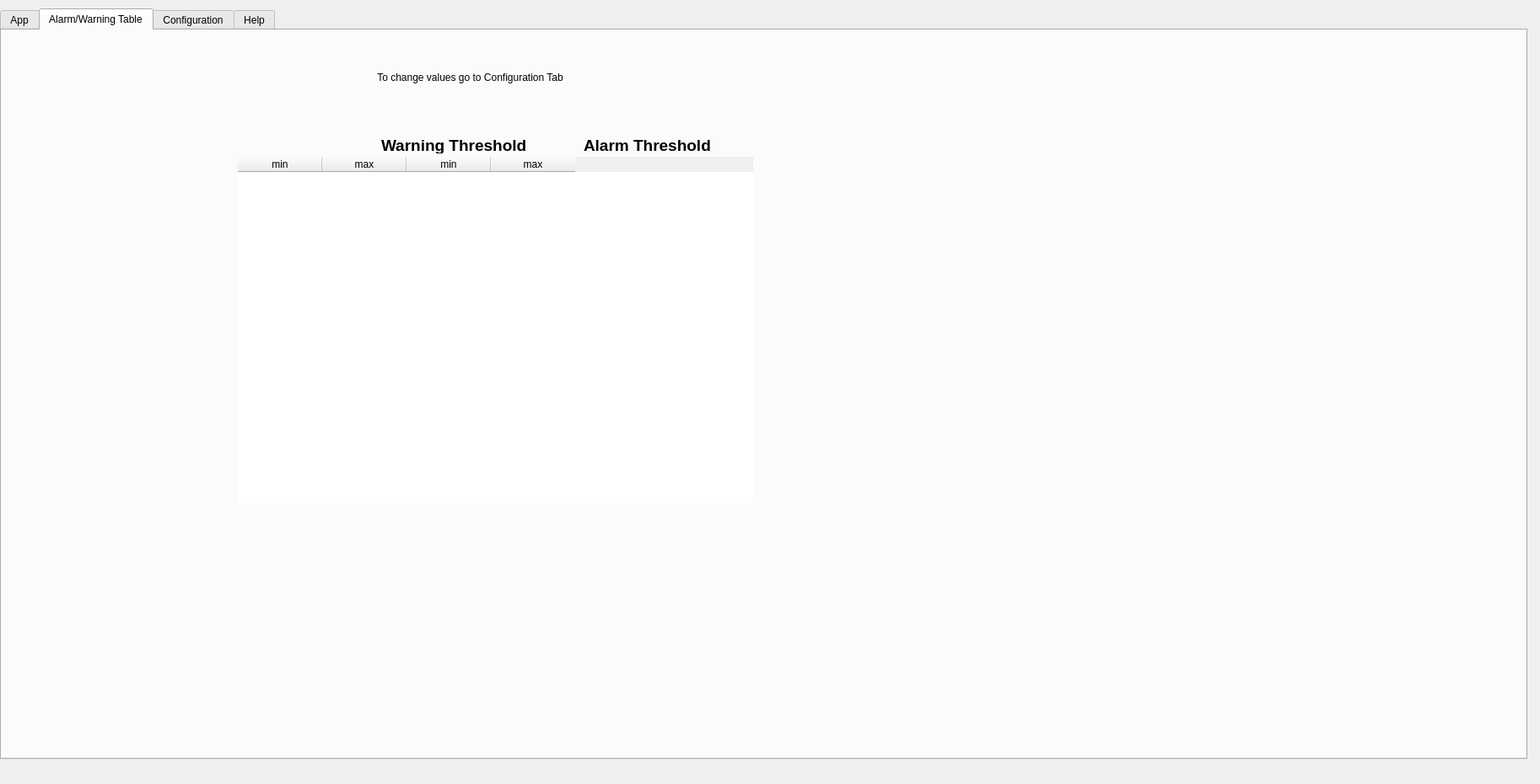
<?xml version="1.0" encoding="UTF-8"?>
<ui version="4.0">
 <class>Form</class>
 <widget class="QWidget" name="Form">
  <property name="geometry">
   <rect>
    <x>0</x>
    <y>0</y>
    <width>1826</width>
    <height>930</height>
   </rect>
  </property>
  <property name="windowTitle">
   <string>Form</string>
  </property>
  <widget class="QTabWidget" name="monitor_tab">
   <property name="enabled">
    <bool>true</bool>
   </property>
   <property name="geometry">
    <rect>
     <x>0</x>
     <y>10</y>
     <width>1811</width>
     <height>891</height>
    </rect>
   </property>
   <property name="currentIndex">
    <number>1</number>
   </property>
   <widget class="QWidget" name="qtab_app">
    <attribute name="title">
     <string>App</string>
    </attribute>
    <widget class="QFrame" name="frame_subrack">
     <property name="geometry">
      <rect>
       <x>10</x>
       <y>209</y>
       <width>201</width>
       <height>651</height>
      </rect>
     </property>
     <property name="frameShape">
      <enum>QFrame::StyledPanel</enum>
     </property>
     <property name="frameShadow">
      <enum>QFrame::Raised</enum>
     </property>
     <widget class="QPushButton" name="qbutton_clear_led">
      <property name="geometry">
       <rect>
        <x>50</x>
        <y>620</y>
        <width>90</width>
        <height>28</height>
       </rect>
      </property>
      <property name="text">
       <string>CLEAR Table</string>
      </property>
     </widget>
    </widget>
    <widget class="QFrame" name="frame_tpm">
     <property name="geometry">
      <rect>
       <x>210</x>
       <y>209</y>
       <width>1591</width>
       <height>641</height>
      </rect>
     </property>
     <property name="frameShape">
      <enum>QFrame::StyledPanel</enum>
     </property>
     <property name="frameShadow">
      <enum>QFrame::Raised</enum>
     </property>
     <widget class="QTableWidget" name="qtable_subrack">
      <property name="geometry">
       <rect>
        <x>0</x>
        <y>30</y>
        <width>531</width>
        <height>581</height>
       </rect>
      </property>
      <property name="lineWidth">
       <number>1</number>
      </property>
      <property name="midLineWidth">
       <number>0</number>
      </property>
      <property name="rowCount">
       <number>8</number>
      </property>
      <property name="columnCount">
       <number>4</number>
      </property>
      <attribute name="horizontalHeaderMinimumSectionSize">
       <number>54</number>
      </attribute>
      <attribute name="horizontalHeaderDefaultSectionSize">
       <number>130</number>
      </attribute>
      <attribute name="verticalHeaderVisible">
       <bool>false</bool>
      </attribute>
      <attribute name="verticalHeaderMinimumSectionSize">
       <number>24</number>
      </attribute>
      <attribute name="verticalHeaderDefaultSectionSize">
       <number>67</number>
      </attribute>
      <attribute name="verticalHeaderHighlightSections">
       <bool>false</bool>
      </attribute>
      <attribute name="verticalHeaderShowSortIndicator" stdset="0">
       <bool>false</bool>
      </attribute>
      <attribute name="verticalHeaderStretchLastSection">
       <bool>false</bool>
      </attribute>
      <row/>
      <row/>
      <row/>
      <row/>
      <row/>
      <row/>
      <row/>
      <row/>
      <column>
       <property name="text">
        <string>Tpm Voltage</string>
       </property>
      </column>
      <column>
       <property name="text">
        <string>Tpm Current</string>
       </property>
      </column>
      <column>
       <property name="text">
        <string>Tpm Temperature</string>
       </property>
      </column>
      <column>
       <property name="text">
        <string>Tpm PS fault</string>
       </property>
      </column>
     </widget>
     <widget class="QTableWidget" name="qtable_tile">
      <property name="geometry">
       <rect>
        <x>530</x>
        <y>30</y>
        <width>401</width>
        <height>571</height>
       </rect>
      </property>
      <property name="lineWidth">
       <number>1</number>
      </property>
      <property name="midLineWidth">
       <number>0</number>
      </property>
      <property name="rowCount">
       <number>8</number>
      </property>
      <property name="columnCount">
       <number>2</number>
      </property>
      <attribute name="horizontalHeaderMinimumSectionSize">
       <number>54</number>
      </attribute>
      <attribute name="horizontalHeaderDefaultSectionSize">
       <number>130</number>
      </attribute>
      <attribute name="verticalHeaderVisible">
       <bool>false</bool>
      </attribute>
      <attribute name="verticalHeaderMinimumSectionSize">
       <number>24</number>
      </attribute>
      <attribute name="verticalHeaderDefaultSectionSize">
       <number>67</number>
      </attribute>
      <attribute name="verticalHeaderHighlightSections">
       <bool>false</bool>
      </attribute>
      <attribute name="verticalHeaderShowSortIndicator" stdset="0">
       <bool>false</bool>
      </attribute>
      <attribute name="verticalHeaderStretchLastSection">
       <bool>false</bool>
      </attribute>
      <row/>
      <row/>
      <row/>
      <row/>
      <row/>
      <row/>
      <row/>
      <row/>
      <column>
       <property name="text">
        <string>FPGA0 Temp</string>
       </property>
      </column>
      <column>
       <property name="text">
        <string>FPGA1 Temp</string>
       </property>
      </column>
     </widget>
    </widget>
    <widget class="QLabel" name="label">
     <property name="geometry">
      <rect>
       <x>350</x>
       <y>202</y>
       <width>101</width>
       <height>21</height>
      </rect>
     </property>
     <property name="maximumSize">
      <size>
       <width>16777215</width>
       <height>16777215</height>
      </size>
     </property>
     <property name="layoutDirection">
      <enum>Qt::LeftToRight</enum>
     </property>
     <property name="styleSheet">
      <string notr="true">background-color: rgb(238, 238, 236);</string>
     </property>
     <property name="text">
      <string>FROM SUBRACK</string>
     </property>
     <property name="alignment">
      <set>Qt::AlignCenter</set>
     </property>
    </widget>
    <widget class="QLabel" name="label_2">
     <property name="geometry">
      <rect>
       <x>880</x>
       <y>200</y>
       <width>101</width>
       <height>21</height>
      </rect>
     </property>
     <property name="maximumSize">
      <size>
       <width>16777215</width>
       <height>16777215</height>
      </size>
     </property>
     <property name="layoutDirection">
      <enum>Qt::LeftToRight</enum>
     </property>
     <property name="styleSheet">
      <string notr="true">background-color: rgb(238, 238, 236);</string>
     </property>
     <property name="text">
      <string>FROM TILE</string>
     </property>
     <property name="alignment">
      <set>Qt::AlignCenter</set>
     </property>
    </widget>
    <widget class="QFrame" name="sub_frame">
     <property name="geometry">
      <rect>
       <x>210</x>
       <y>0</y>
       <width>911</width>
       <height>201</height>
      </rect>
     </property>
     <property name="frameShape">
      <enum>QFrame::StyledPanel</enum>
     </property>
     <property name="frameShadow">
      <enum>QFrame::Raised</enum>
     </property>
     <widget class="QLabel" name="label_ps_power">
      <property name="geometry">
       <rect>
        <x>20</x>
        <y>160</y>
        <width>81</width>
        <height>21</height>
       </rect>
      </property>
      <property name="maximumSize">
       <size>
        <width>16777215</width>
        <height>16777215</height>
       </size>
      </property>
      <property name="layoutDirection">
       <enum>Qt::LeftToRight</enum>
      </property>
      <property name="styleSheet">
       <string notr="true">background-color: rgb(238, 238, 236);</string>
      </property>
      <property name="text">
       <string>PS power</string>
      </property>
      <property name="alignment">
       <set>Qt::AlignLeading|Qt::AlignLeft|Qt::AlignVCenter</set>
      </property>
     </widget>
     <widget class="QLabel" name="label_mng">
      <property name="geometry">
       <rect>
        <x>20</x>
        <y>63</y>
        <width>81</width>
        <height>21</height>
       </rect>
      </property>
      <property name="maximumSize">
       <size>
        <width>16777215</width>
        <height>16777215</height>
       </size>
      </property>
      <property name="layoutDirection">
       <enum>Qt::LeftToRight</enum>
      </property>
      <property name="styleSheet">
       <string notr="true">background-color: rgb(238, 238, 236);</string>
      </property>
      <property name="text">
       <string>Mng Temp</string>
      </property>
      <property name="alignment">
       <set>Qt::AlignLeading|Qt::AlignLeft|Qt::AlignVCenter</set>
      </property>
     </widget>
     <widget class="QLabel" name="label_bkpl">
      <property name="geometry">
       <rect>
        <x>20</x>
        <y>16</y>
        <width>81</width>
        <height>21</height>
       </rect>
      </property>
      <property name="maximumSize">
       <size>
        <width>16777215</width>
        <height>16777215</height>
       </size>
      </property>
      <property name="layoutDirection">
       <enum>Qt::LeftToRight</enum>
      </property>
      <property name="styleSheet">
       <string notr="true">background-color: rgb(238, 238, 236);</string>
      </property>
      <property name="text">
       <string>Bkpl Temp</string>
      </property>
      <property name="alignment">
       <set>Qt::AlignLeading|Qt::AlignLeft|Qt::AlignVCenter</set>
      </property>
     </widget>
     <widget class="QLabel" name="label_ps">
      <property name="geometry">
       <rect>
        <x>20</x>
        <y>110</y>
        <width>81</width>
        <height>21</height>
       </rect>
      </property>
      <property name="maximumSize">
       <size>
        <width>16777215</width>
        <height>16777215</height>
       </size>
      </property>
      <property name="layoutDirection">
       <enum>Qt::LeftToRight</enum>
      </property>
      <property name="styleSheet">
       <string notr="true">background-color: rgb(238, 238, 236);</string>
      </property>
      <property name="text">
       <string>PS fan speed</string>
      </property>
      <property name="alignment">
       <set>Qt::AlignLeading|Qt::AlignLeft|Qt::AlignVCenter</set>
      </property>
     </widget>
     <widget class="QLabel" name="label_speed">
      <property name="geometry">
       <rect>
        <x>510</x>
        <y>10</y>
        <width>121</width>
        <height>21</height>
       </rect>
      </property>
      <property name="maximumSize">
       <size>
        <width>16777215</width>
        <height>16777215</height>
       </size>
      </property>
      <property name="layoutDirection">
       <enum>Qt::LeftToRight</enum>
      </property>
      <property name="styleSheet">
       <string notr="true">background-color: rgb(238, 238, 236);</string>
      </property>
      <property name="text">
       <string>Subrack Fan Speed</string>
      </property>
      <property name="alignment">
       <set>Qt::AlignLeading|Qt::AlignLeft|Qt::AlignVCenter</set>
      </property>
     </widget>
     <widget class="QLabel" name="label_speed_2">
      <property name="geometry">
       <rect>
        <x>500</x>
        <y>41</y>
        <width>44</width>
        <height>16</height>
       </rect>
      </property>
      <property name="maximumSize">
       <size>
        <width>16777215</width>
        <height>16777215</height>
       </size>
      </property>
      <property name="layoutDirection">
       <enum>Qt::LeftToRight</enum>
      </property>
      <property name="styleSheet">
       <string notr="true">background-color: rgb(238, 238, 236);</string>
      </property>
      <property name="text">
       <string>FAN #2</string>
      </property>
      <property name="alignment">
       <set>Qt::AlignLeading|Qt::AlignLeft|Qt::AlignVCenter</set>
      </property>
     </widget>
     <widget class="QLabel" name="label_speed_3">
      <property name="geometry">
       <rect>
        <x>591</x>
        <y>41</y>
        <width>44</width>
        <height>16</height>
       </rect>
      </property>
      <property name="maximumSize">
       <size>
        <width>16777215</width>
        <height>16777215</height>
       </size>
      </property>
      <property name="layoutDirection">
       <enum>Qt::LeftToRight</enum>
      </property>
      <property name="styleSheet">
       <string notr="true">background-color: rgb(238, 238, 236);</string>
      </property>
      <property name="text">
       <string>FAN #3</string>
      </property>
      <property name="alignment">
       <set>Qt::AlignLeading|Qt::AlignLeft|Qt::AlignVCenter</set>
      </property>
     </widget>
     <widget class="QLabel" name="label_speed_4">
      <property name="geometry">
       <rect>
        <x>683</x>
        <y>41</y>
        <width>44</width>
        <height>16</height>
       </rect>
      </property>
      <property name="maximumSize">
       <size>
        <width>16777215</width>
        <height>16777215</height>
       </size>
      </property>
      <property name="layoutDirection">
       <enum>Qt::LeftToRight</enum>
      </property>
      <property name="styleSheet">
       <string notr="true">background-color: rgb(238, 238, 236);</string>
      </property>
      <property name="text">
       <string>FAN #4</string>
      </property>
      <property name="alignment">
       <set>Qt::AlignLeading|Qt::AlignLeft|Qt::AlignVCenter</set>
      </property>
     </widget>
     <widget class="QLabel" name="label_speed_5">
      <property name="geometry">
       <rect>
        <x>411</x>
        <y>41</y>
        <width>44</width>
        <height>16</height>
       </rect>
      </property>
      <property name="maximumSize">
       <size>
        <width>16777215</width>
        <height>16777215</height>
       </size>
      </property>
      <property name="layoutDirection">
       <enum>Qt::LeftToRight</enum>
      </property>
      <property name="styleSheet">
       <string notr="true">background-color: rgb(238, 238, 236);</string>
      </property>
      <property name="text">
       <string>FAN #1</string>
      </property>
      <property name="alignment">
       <set>Qt::AlignLeading|Qt::AlignLeft|Qt::AlignVCenter</set>
      </property>
     </widget>
    </widget>
    <widget class="QPushButton" name="subrack_button">
     <property name="geometry">
      <rect>
       <x>60</x>
       <y>80</y>
       <width>90</width>
       <height>28</height>
      </rect>
     </property>
     <property name="text">
      <string>Subrack</string>
     </property>
    </widget>
    <widget class="QCheckBox" name="check_savedata">
     <property name="geometry">
      <rect>
       <x>10</x>
       <y>180</y>
       <width>101</width>
       <height>21</height>
      </rect>
     </property>
     <property name="text">
      <string>Save Data </string>
     </property>
    </widget>
    <zorder>sub_frame</zorder>
    <zorder>frame_tpm</zorder>
    <zorder>frame_subrack</zorder>
    <zorder>label</zorder>
    <zorder>label_2</zorder>
    <zorder>subrack_button</zorder>
    <zorder>check_savedata</zorder>
   </widget>
   <widget class="QWidget" name="qtab_threshold">
    <attribute name="title">
     <string>Alarm/Warning Table</string>
    </attribute>
    <widget class="QTableWidget" name="true_table">
     <property name="geometry">
      <rect>
       <x>280</x>
       <y>150</y>
       <width>611</width>
       <height>411</height>
      </rect>
     </property>
     <property name="frameShape">
      <enum>QFrame::NoFrame</enum>
     </property>
     <property name="frameShadow">
      <enum>QFrame::Plain</enum>
     </property>
     <property name="lineWidth">
      <number>0</number>
     </property>
     <column>
      <property name="text">
       <string>min</string>
      </property>
     </column>
     <column>
      <property name="text">
       <string>max</string>
      </property>
     </column>
     <column>
      <property name="text">
       <string>min</string>
      </property>
     </column>
     <column>
      <property name="text">
       <string>max</string>
      </property>
     </column>
    </widget>
    <widget class="QLabel" name="label_3">
     <property name="geometry">
      <rect>
       <x>450</x>
       <y>125</y>
       <width>181</width>
       <height>21</height>
      </rect>
     </property>
     <property name="text">
      <string>&lt;html&gt;&lt;head/&gt;&lt;body&gt;&lt;p&gt;&lt;span style=&quot; font-size:14pt; font-weight:600;&quot;&gt;Warning Threshold&lt;/span&gt;&lt;/p&gt;&lt;/body&gt;&lt;/html&gt;</string>
     </property>
    </widget>
    <widget class="QLabel" name="label_4">
     <property name="geometry">
      <rect>
       <x>690</x>
       <y>125</y>
       <width>181</width>
       <height>21</height>
      </rect>
     </property>
     <property name="text">
      <string>&lt;html&gt;&lt;head/&gt;&lt;body&gt;&lt;p&gt;&lt;span style=&quot; font-size:14pt; font-weight:600;&quot;&gt;Alarm Threshold&lt;/span&gt;&lt;/p&gt;&lt;/body&gt;&lt;/html&gt;</string>
     </property>
    </widget>
    <widget class="QLabel" name="qlabel_conf_label_3">
     <property name="geometry">
      <rect>
       <x>400</x>
       <y>40</y>
       <width>311</width>
       <height>31</height>
      </rect>
     </property>
     <property name="layoutDirection">
      <enum>Qt::LeftToRight</enum>
     </property>
     <property name="text">
      <string>To change values go to Configuration Tab</string>
     </property>
     <property name="alignment">
      <set>Qt::AlignCenter</set>
     </property>
    </widget>
   </widget>
   <widget class="QWidget" name="qtab_conf">
    <attribute name="title">
     <string>Configuration</string>
    </attribute>
   </widget>
   <widget class="QWidget" name="qtab_help">
    <attribute name="title">
     <string>Help</string>
    </attribute>
    <widget class="QTextEdit" name="textEdit">
     <property name="geometry">
      <rect>
       <x>3</x>
       <y>4</y>
       <width>1141</width>
       <height>851</height>
      </rect>
     </property>
     <property name="html">
      <string>&lt;!DOCTYPE HTML PUBLIC &quot;-//W3C//DTD HTML 4.0//EN&quot; &quot;http://www.w3.org/TR/REC-html40/strict.dtd&quot;&gt;
&lt;html&gt;&lt;head&gt;&lt;meta name=&quot;qrichtext&quot; content=&quot;1&quot; /&gt;&lt;style type=&quot;text/css&quot;&gt;
p, li { white-space: pre-wrap; }
&lt;/style&gt;&lt;/head&gt;&lt;body style=&quot; font-family:'Ubuntu'; font-size:10pt; font-weight:400; font-style:normal;&quot;&gt;
&lt;p style=&quot; margin-top:0px; margin-bottom:0px; margin-left:0px; margin-right:0px; -qt-block-indent:0; text-indent:0px;&quot;&gt;&lt;span style=&quot; font-size:12pt; font-weight:600;&quot;&gt;APP&lt;/span&gt;&lt;/p&gt;
&lt;p style=&quot;-qt-paragraph-type:empty; margin-top:0px; margin-bottom:0px; margin-left:0px; margin-right:0px; -qt-block-indent:0; text-indent:0px; font-size:12pt; font-weight:600;&quot;&gt;&lt;br /&gt;&lt;/p&gt;
&lt;p style=&quot; margin-top:0px; margin-bottom:0px; margin-left:0px; margin-right:0px; -qt-block-indent:0; text-indent:0px;&quot;&gt;&lt;span style=&quot; font-size:12pt; text-decoration: underline;&quot;&gt;TPM BUTTON&lt;/span&gt;&lt;span style=&quot; font-size:12pt;&quot;&gt;			&lt;/span&gt;&lt;span style=&quot; font-size:12pt; text-decoration: underline;&quot;&gt;LED&lt;/span&gt;&lt;span style=&quot; font-size:12pt;&quot;&gt;						&lt;/span&gt;&lt;span style=&quot; font-size:12pt; text-decoration: underline;&quot;&gt;SUBRACK&lt;/span&gt;&lt;/p&gt;
&lt;p style=&quot;-qt-paragraph-type:empty; margin-top:0px; margin-bottom:0px; margin-left:0px; margin-right:0px; -qt-block-indent:0; text-indent:0px; font-size:12pt;&quot;&gt;&lt;br /&gt;&lt;/p&gt;
&lt;p style=&quot; margin-top:0px; margin-bottom:0px; margin-left:0px; margin-right:0px; -qt-block-indent:0; text-indent:0px;&quot;&gt;&lt;span style=&quot; font-size:12pt;&quot;&gt;	---&amp;gt; tpm not detected			---&amp;gt; monitored parameters OK				---&amp;gt; offline&lt;/span&gt;&lt;/p&gt;
&lt;p style=&quot;-qt-paragraph-type:empty; margin-top:0px; margin-bottom:0px; margin-left:0px; margin-right:0px; -qt-block-indent:0; text-indent:0px; font-size:12pt;&quot;&gt;&lt;br /&gt;&lt;/p&gt;
&lt;p style=&quot; margin-top:0px; margin-bottom:0px; margin-left:0px; margin-right:0px; -qt-block-indent:0; text-indent:0px;&quot;&gt;&lt;span style=&quot; font-size:12pt;&quot;&gt;	---&amp;gt; tpm turned off			---&amp;gt; there is/was a parameter in warning status		---&amp;gt; online&lt;/span&gt;&lt;/p&gt;
&lt;p style=&quot;-qt-paragraph-type:empty; margin-top:0px; margin-bottom:0px; margin-left:0px; margin-right:0px; -qt-block-indent:0; text-indent:0px; font-size:12pt;&quot;&gt;&lt;br /&gt;&lt;/p&gt;
&lt;p style=&quot; margin-top:0px; margin-bottom:0px; margin-left:0px; margin-right:0px; -qt-block-indent:0; text-indent:0px;&quot;&gt;&lt;span style=&quot; font-size:12pt;&quot;&gt;	---&amp;gt; tpm turned on			---&amp;gt; there is/was a parameter in alarm status			&lt;/span&gt;&lt;/p&gt;
&lt;p style=&quot;-qt-paragraph-type:empty; margin-top:0px; margin-bottom:0px; margin-left:0px; margin-right:0px; -qt-block-indent:0; text-indent:0px; font-size:12pt;&quot;&gt;&lt;br /&gt;&lt;/p&gt;
&lt;p style=&quot;-qt-paragraph-type:empty; margin-top:0px; margin-bottom:0px; margin-left:0px; margin-right:0px; -qt-block-indent:0; text-indent:0px; font-size:12pt;&quot;&gt;&lt;br /&gt;&lt;/p&gt;
&lt;p style=&quot;-qt-paragraph-type:empty; margin-top:0px; margin-bottom:0px; margin-left:0px; margin-right:0px; -qt-block-indent:0; text-indent:0px; font-size:12pt;&quot;&gt;&lt;br /&gt;&lt;/p&gt;
&lt;p style=&quot;-qt-paragraph-type:empty; margin-top:0px; margin-bottom:0px; margin-left:0px; margin-right:0px; -qt-block-indent:0; text-indent:0px; font-size:12pt;&quot;&gt;&lt;br /&gt;&lt;/p&gt;
&lt;p style=&quot; margin-top:0px; margin-bottom:0px; margin-left:0px; margin-right:0px; -qt-block-indent:0; text-indent:0px;&quot;&gt;&lt;span style=&quot; font-size:12pt;&quot;&gt;				&lt;/span&gt;&lt;/p&gt;
&lt;p style=&quot;-qt-paragraph-type:empty; margin-top:0px; margin-bottom:0px; margin-left:0px; margin-right:0px; -qt-block-indent:0; text-indent:0px; font-size:12pt;&quot;&gt;&lt;br /&gt;&lt;/p&gt;
&lt;p style=&quot;-qt-paragraph-type:empty; margin-top:0px; margin-bottom:0px; margin-left:0px; margin-right:0px; -qt-block-indent:0; text-indent:0px; font-size:12pt;&quot;&gt;&lt;br /&gt;&lt;/p&gt;
&lt;p style=&quot;-qt-paragraph-type:empty; margin-top:0px; margin-bottom:0px; margin-left:0px; margin-right:0px; -qt-block-indent:0; text-indent:0px; font-size:12pt;&quot;&gt;&lt;br /&gt;&lt;/p&gt;
&lt;p style=&quot;-qt-paragraph-type:empty; margin-top:0px; margin-bottom:0px; margin-left:0px; margin-right:0px; -qt-block-indent:0; text-indent:0px; font-size:12pt;&quot;&gt;&lt;br /&gt;&lt;/p&gt;
&lt;p style=&quot; margin-top:0px; margin-bottom:0px; margin-left:0px; margin-right:0px; -qt-block-indent:0; text-indent:0px;&quot;&gt;&lt;span style=&quot; font-size:12pt;&quot;&gt;Some attributes are received from subrack API through web client while others are received directly from tpm.&lt;/span&gt;&lt;/p&gt;
&lt;p style=&quot;-qt-paragraph-type:empty; margin-top:0px; margin-bottom:0px; margin-left:0px; margin-right:0px; -qt-block-indent:0; text-indent:0px; font-size:12pt;&quot;&gt;&lt;br /&gt;&lt;/p&gt;
&lt;p style=&quot; margin-top:0px; margin-bottom:0px; margin-left:0px; margin-right:0px; -qt-block-indent:0; text-indent:0px;&quot;&gt;&lt;span style=&quot; font-size:12pt;&quot;&gt;				---&amp;gt; Each attributes show two values. At the top the real time value is shown;				       				at the bottom the last warning/alarm (yellow/red) measured values is shown.  &lt;/span&gt;&lt;/p&gt;
&lt;p style=&quot; margin-top:0px; margin-bottom:0px; margin-left:0px; margin-right:0px; -qt-block-indent:0; text-indent:0px;&quot;&gt;&lt;span style=&quot; font-size:12pt;&quot;&gt;				Same thing for subrack and Power Supply attributes.&lt;/span&gt;&lt;/p&gt;
&lt;p style=&quot;-qt-paragraph-type:empty; margin-top:0px; margin-bottom:0px; margin-left:0px; margin-right:0px; -qt-block-indent:0; text-indent:0px; font-size:12pt;&quot;&gt;&lt;br /&gt;&lt;/p&gt;
&lt;p style=&quot;-qt-paragraph-type:empty; margin-top:0px; margin-bottom:0px; margin-left:0px; margin-right:0px; -qt-block-indent:0; text-indent:0px; font-size:12pt;&quot;&gt;&lt;br /&gt;&lt;/p&gt;
&lt;p style=&quot; margin-top:0px; margin-bottom:0px; margin-left:0px; margin-right:0px; -qt-block-indent:0; text-indent:0px;&quot;&gt;&lt;span style=&quot; font-size:12pt; text-decoration: underline;&quot;&gt;ALARM/WARNING VALUES&lt;/span&gt;&lt;/p&gt;
&lt;p style=&quot;-qt-paragraph-type:empty; margin-top:0px; margin-bottom:0px; margin-left:0px; margin-right:0px; -qt-block-indent:0; text-indent:0px; font-size:12pt; text-decoration: underline;&quot;&gt;&lt;br /&gt;&lt;/p&gt;
&lt;p style=&quot; margin-top:0px; margin-bottom:0px; margin-left:0px; margin-right:0px; -qt-block-indent:0; text-indent:0px;&quot;&gt;&lt;span style=&quot; font-size:12pt;&quot;&gt;					&lt;/span&gt;&lt;/p&gt;
&lt;p style=&quot;-qt-paragraph-type:empty; margin-top:0px; margin-bottom:0px; margin-left:0px; margin-right:0px; -qt-block-indent:0; text-indent:0px; font-size:12pt;&quot;&gt;&lt;br /&gt;&lt;/p&gt;
&lt;p style=&quot;-qt-paragraph-type:empty; margin-top:0px; margin-bottom:0px; margin-left:0px; margin-right:0px; -qt-block-indent:0; text-indent:0px; font-size:12pt;&quot;&gt;&lt;br /&gt;&lt;/p&gt;
&lt;p style=&quot;-qt-paragraph-type:empty; margin-top:0px; margin-bottom:0px; margin-left:0px; margin-right:0px; -qt-block-indent:0; text-indent:0px; font-size:12pt;&quot;&gt;&lt;br /&gt;&lt;/p&gt;
&lt;p style=&quot;-qt-paragraph-type:empty; margin-top:0px; margin-bottom:0px; margin-left:0px; margin-right:0px; -qt-block-indent:0; text-indent:0px; font-size:12pt;&quot;&gt;&lt;br /&gt;&lt;/p&gt;
&lt;p style=&quot;-qt-paragraph-type:empty; margin-top:0px; margin-bottom:0px; margin-left:0px; margin-right:0px; -qt-block-indent:0; text-indent:0px; font-size:12pt;&quot;&gt;&lt;br /&gt;&lt;/p&gt;
&lt;p style=&quot;-qt-paragraph-type:empty; margin-top:0px; margin-bottom:0px; margin-left:0px; margin-right:0px; -qt-block-indent:0; text-indent:0px; font-size:12pt;&quot;&gt;&lt;br /&gt;&lt;/p&gt;
&lt;p style=&quot;-qt-paragraph-type:empty; margin-top:0px; margin-bottom:0px; margin-left:0px; margin-right:0px; -qt-block-indent:0; text-indent:0px; font-size:12pt;&quot;&gt;&lt;br /&gt;&lt;/p&gt;
&lt;p style=&quot; margin-top:0px; margin-bottom:0px; margin-left:0px; margin-right:0px; -qt-block-indent:0; text-indent:0px;&quot;&gt;&lt;span style=&quot; font-size:12pt;&quot;&gt; Here the alarm/warning values table is shown. Attribute threshold value can be changed using the Configuration tab or from the monitor.ini file.&lt;/span&gt;&lt;/p&gt;
&lt;p style=&quot;-qt-paragraph-type:empty; margin-top:0px; margin-bottom:0px; margin-left:0px; margin-right:0px; -qt-block-indent:0; text-indent:0px; font-size:12pt;&quot;&gt;&lt;br /&gt;&lt;/p&gt;
&lt;p style=&quot;-qt-paragraph-type:empty; margin-top:0px; margin-bottom:0px; margin-left:0px; margin-right:0px; -qt-block-indent:0; text-indent:0px; font-size:12pt;&quot;&gt;&lt;br /&gt;&lt;/p&gt;&lt;/body&gt;&lt;/html&gt;</string>
     </property>
    </widget>
    <widget class="QLabel" name="label_5">
     <property name="geometry">
      <rect>
       <x>10</x>
       <y>80</y>
       <width>81</width>
       <height>21</height>
      </rect>
     </property>
     <property name="text">
      <string/>
     </property>
     <property name="pixmap">
      <pixmap>Pictures/210510_r38312-951x1024.jpg</pixmap>
     </property>
    </widget>
    <widget class="QLabel" name="label_6">
     <property name="geometry">
      <rect>
       <x>10</x>
       <y>120</y>
       <width>81</width>
       <height>21</height>
      </rect>
     </property>
     <property name="text">
      <string/>
     </property>
     <property name="pixmap">
      <pixmap>Pictures/Selection_007.jpg</pixmap>
     </property>
    </widget>
    <widget class="QLabel" name="label_7">
     <property name="geometry">
      <rect>
       <x>10</x>
       <y>160</y>
       <width>81</width>
       <height>21</height>
      </rect>
     </property>
     <property name="text">
      <string/>
     </property>
     <property name="pixmap">
      <pixmap>Pictures/Selection_006.jpg</pixmap>
     </property>
    </widget>
    <widget class="QLabel" name="label_8">
     <property name="geometry">
      <rect>
       <x>330</x>
       <y>80</y>
       <width>51</width>
       <height>31</height>
      </rect>
     </property>
     <property name="text">
      <string/>
     </property>
     <property name="pixmap">
      <pixmap>Pictures/Selection_009.jpg</pixmap>
     </property>
    </widget>
    <widget class="QLabel" name="label_9">
     <property name="geometry">
      <rect>
       <x>330</x>
       <y>160</y>
       <width>41</width>
       <height>31</height>
      </rect>
     </property>
     <property name="text">
      <string/>
     </property>
     <property name="pixmap">
      <pixmap>Pictures/Selection_010.jpg</pixmap>
     </property>
    </widget>
    <widget class="QLabel" name="label_10">
     <property name="geometry">
      <rect>
       <x>333</x>
       <y>120</y>
       <width>51</width>
       <height>31</height>
      </rect>
     </property>
     <property name="text">
      <string/>
     </property>
     <property name="pixmap">
      <pixmap>Pictures/Selection_019.jpg</pixmap>
     </property>
    </widget>
    <widget class="QLabel" name="label_11">
     <property name="geometry">
      <rect>
       <x>80</x>
       <y>390</y>
       <width>81</width>
       <height>41</height>
      </rect>
     </property>
     <property name="text">
      <string/>
     </property>
     <property name="pixmap">
      <pixmap>Pictures/Selection_012.jpg</pixmap>
     </property>
    </widget>
    <widget class="QLabel" name="label_15">
     <property name="geometry">
      <rect>
       <x>798</x>
       <y>121</y>
       <width>91</width>
       <height>21</height>
      </rect>
     </property>
     <property name="text">
      <string/>
     </property>
     <property name="pixmap">
      <pixmap>Pictures/Selection_011.jpg</pixmap>
     </property>
    </widget>
    <widget class="QLabel" name="label_16">
     <property name="geometry">
      <rect>
       <x>800</x>
       <y>84</y>
       <width>91</width>
       <height>21</height>
      </rect>
     </property>
     <property name="text">
      <string/>
     </property>
     <property name="pixmap">
      <pixmap>Pictures/Selection_015.jpg</pixmap>
     </property>
    </widget>
    <widget class="QLabel" name="label_13">
     <property name="geometry">
      <rect>
       <x>170</x>
       <y>390</y>
       <width>131</width>
       <height>51</height>
      </rect>
     </property>
     <property name="text">
      <string/>
     </property>
     <property name="pixmap">
      <pixmap>Pictures/Selection_013.jpg</pixmap>
     </property>
    </widget>
    <widget class="QLabel" name="label_14">
     <property name="geometry">
      <rect>
       <x>10</x>
       <y>510</y>
       <width>611</width>
       <height>161</height>
      </rect>
     </property>
     <property name="text">
      <string/>
     </property>
     <property name="pixmap">
      <pixmap>Pictures/Selection_016.jpg</pixmap>
     </property>
    </widget>
    <widget class="QLabel" name="label_12">
     <property name="geometry">
      <rect>
       <x>10</x>
       <y>220</y>
       <width>801</width>
       <height>121</height>
      </rect>
     </property>
     <property name="text">
      <string/>
     </property>
     <property name="pixmap">
      <pixmap>Pictures/Selection_017.jpg</pixmap>
     </property>
    </widget>
   </widget>
  </widget>
 </widget>
 <resources>
  <include location="../../../../Pictures/helper.qrc"/>
 </resources>
 <connections/>
</ui>
